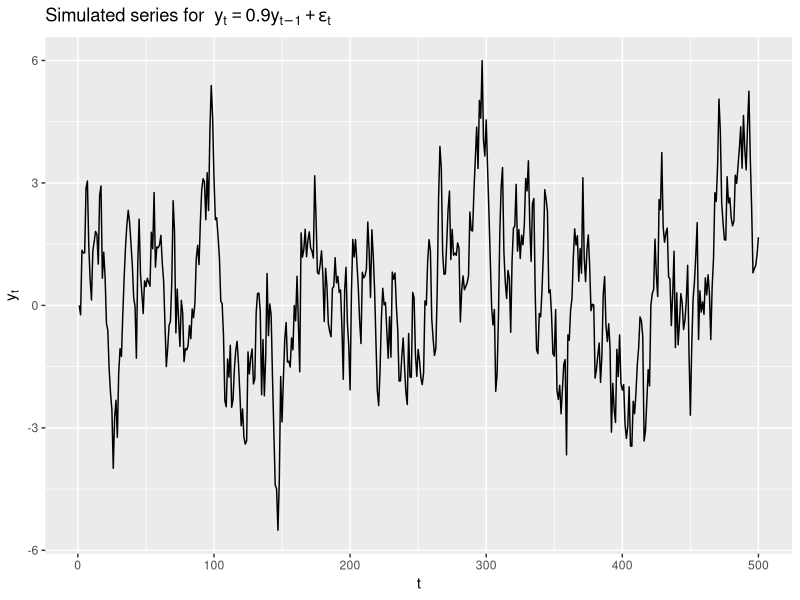
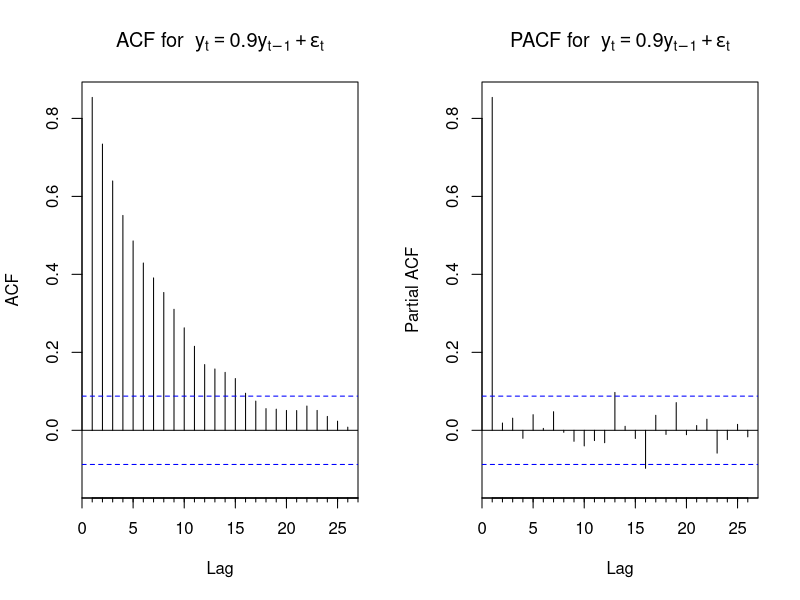

Source code (R) for these figures, in order:
###################################################################################################
# Load necessary libraries
library(ggplot2)
library(forecast)

# Set working directory
folder <- c("/Users/sunjiajing/Desktop/github-econometrics/Econometrics_R/ARMA processes/AR1_simulation")
setwd(folder)

# Set seed to ensure reproducibility
set.seed(123)

# Simulate an AR(1) process
n_samples <- 500
alpha <- 0.9
y <- rep(0, n_samples)
epsilon <- rnorm(n_samples, 0, 1)

for (t in 2:n_samples) {
  y[t] <- alpha * y[t-1] + epsilon[t]
}

# Plot time series
ts_plot <- ggplot(data.frame(t = 1:n_samples, y = y), aes(x = t, y = y)) +
  geom_line() +
  ggtitle(expression("Simulated series for "~y[t]==0.9*y[t-1]+epsilon[t])) +
  xlab("t") +
  ylab(expression(y[t]))

# Save the time series plot as a PNG file
ggsave("AR1_plot.png", ts_plot, width = 7, height = 5)

# Plot and save ACF and PACF
png("AR1_acf_pacf_plot.png", width = 14, height = 7, units = "in", res = 300)

par(mfrow = c(1, 2))
Acf(y, main = expression("ACF for "~y[t]==0.9*y[t-1]+epsilon[t]))
Pacf(y, main = expression("PACF for "~y[t]==0.9*y[t-1]+epsilon[t]))
dev.off()
###################################################################################################
